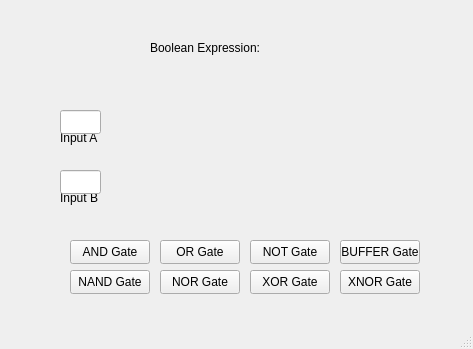
<?xml version="1.0" encoding="UTF-8"?>
<ui version="4.0">
 <class>MainWindow</class>
 <widget class="QMainWindow" name="MainWindow">
  <property name="geometry">
   <rect>
    <x>0</x>
    <y>0</y>
    <width>473</width>
    <height>349</height>
   </rect>
  </property>
  <property name="windowTitle">
   <string>MainWindow</string>
  </property>
  <widget class="QWidget" name="centralwidget">
   <widget class="QLabel" name="InputA">
    <property name="geometry">
     <rect>
      <x>60</x>
      <y>130</y>
      <width>49</width>
      <height>16</height>
     </rect>
    </property>
    <property name="text">
     <string>Input A</string>
    </property>
   </widget>
   <widget class="QLabel" name="InputB">
    <property name="geometry">
     <rect>
      <x>60</x>
      <y>190</y>
      <width>49</width>
      <height>16</height>
     </rect>
    </property>
    <property name="text">
     <string>Input B</string>
    </property>
   </widget>
   <widget class="QLineEdit" name="lineEdit_A">
    <property name="geometry">
     <rect>
      <x>60</x>
      <y>110</y>
      <width>41</width>
      <height>24</height>
     </rect>
    </property>
   </widget>
   <widget class="QLineEdit" name="lineEdit_B">
    <property name="geometry">
     <rect>
      <x>60</x>
      <y>170</y>
      <width>41</width>
      <height>24</height>
     </rect>
    </property>
   </widget>
   <widget class="QPushButton" name="andgateBttn">
    <property name="geometry">
     <rect>
      <x>70</x>
      <y>240</y>
      <width>80</width>
      <height>24</height>
     </rect>
    </property>
    <property name="text">
     <string>AND Gate</string>
    </property>
   </widget>
   <widget class="QLabel" name="gatelabel">
    <property name="geometry">
     <rect>
      <x>110</x>
      <y>90</y>
      <width>251</width>
      <height>121</height>
     </rect>
    </property>
    <property name="text">
     <string/>
    </property>
    <property name="scaledContents">
     <bool>true</bool>
    </property>
   </widget>
   <widget class="QLabel" name="label_result">
    <property name="geometry">
     <rect>
      <x>370</x>
      <y>140</y>
      <width>49</width>
      <height>16</height>
     </rect>
    </property>
    <property name="text">
     <string/>
    </property>
   </widget>
   <widget class="QPushButton" name="orgateBttn">
    <property name="geometry">
     <rect>
      <x>160</x>
      <y>240</y>
      <width>80</width>
      <height>24</height>
     </rect>
    </property>
    <property name="text">
     <string>OR Gate</string>
    </property>
   </widget>
   <widget class="QPushButton" name="notgateBttn">
    <property name="geometry">
     <rect>
      <x>250</x>
      <y>240</y>
      <width>80</width>
      <height>24</height>
     </rect>
    </property>
    <property name="text">
     <string>NOT Gate</string>
    </property>
   </widget>
   <widget class="QPushButton" name="nandgateBttn">
    <property name="geometry">
     <rect>
      <x>70</x>
      <y>270</y>
      <width>80</width>
      <height>24</height>
     </rect>
    </property>
    <property name="text">
     <string>NAND Gate</string>
    </property>
   </widget>
   <widget class="QPushButton" name="buffergateBttn">
    <property name="geometry">
     <rect>
      <x>340</x>
      <y>240</y>
      <width>80</width>
      <height>24</height>
     </rect>
    </property>
    <property name="text">
     <string>BUFFER Gate</string>
    </property>
   </widget>
   <widget class="QPushButton" name="norgateBttn">
    <property name="geometry">
     <rect>
      <x>160</x>
      <y>270</y>
      <width>80</width>
      <height>24</height>
     </rect>
    </property>
    <property name="text">
     <string>NOR Gate</string>
    </property>
   </widget>
   <widget class="QPushButton" name="xorgateBttn">
    <property name="geometry">
     <rect>
      <x>250</x>
      <y>270</y>
      <width>80</width>
      <height>24</height>
     </rect>
    </property>
    <property name="text">
     <string>XOR Gate</string>
    </property>
   </widget>
   <widget class="QPushButton" name="xnorgateBttn">
    <property name="geometry">
     <rect>
      <x>340</x>
      <y>270</y>
      <width>80</width>
      <height>24</height>
     </rect>
    </property>
    <property name="text">
     <string>XNOR Gate</string>
    </property>
   </widget>
   <widget class="QLabel" name="label">
    <property name="geometry">
     <rect>
      <x>150</x>
      <y>40</y>
      <width>131</width>
      <height>16</height>
     </rect>
    </property>
    <property name="text">
     <string>Boolean Expression:</string>
    </property>
   </widget>
   <widget class="QLabel" name="boolexplabel">
    <property name="geometry">
     <rect>
      <x>260</x>
      <y>40</y>
      <width>141</width>
      <height>16</height>
     </rect>
    </property>
    <property name="text">
     <string/>
    </property>
   </widget>
  </widget>
  <widget class="QMenuBar" name="menubar">
   <property name="geometry">
    <rect>
     <x>0</x>
     <y>0</y>
     <width>473</width>
     <height>21</height>
    </rect>
   </property>
  </widget>
  <widget class="QStatusBar" name="statusbar"/>
  <action name="actionAbout">
   <property name="text">
    <string>About</string>
   </property>
  </action>
 </widget>
 <resources/>
 <connections/>
</ui>
